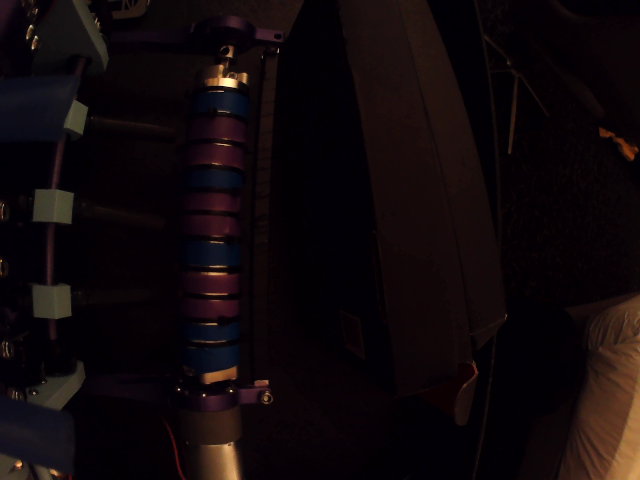
#> input picture testForSam.png, 640 x 480 px, given in place of the camera
$ python visionTest.py
#> lines starting #> are read from the running program, lines starting #| are printed output that depends on the picture; after the words box and inside, x2 and y2 are one past the last pixel; in counts of white or black regions, pixels touching at a corner belong together

import cv2
import numpy as np
import time


#def fixHSVRange(h, s, v):
#    # Normal H,S,V: (0-360,0-100%,0-100%)
#    # OpenCV H,S,V: (0-180,0-255 ,0-255)
#    return (180 * h / 360, 255 * s / 100, 255 * v / 100)


yl = np.array([15,123,153])
yu = np.array([33,255,255])

gl = np.array([35,86,110],np.uint8)
gu = np.array([100,255,255],np.uint8)

rl = np.array([0,130,70],np.uint8)
ru = np.array([3,255,255],np.uint8)

pl = np.array([143,104,124],np.uint8)
pu = np.array([174,255,255],np.uint8)


video = cv2.VideoCapture(0)

prev_frame_time = 0
new_frame_time = 0


while True:
    success, img = video.read()
#> img is the input picture: shape (480, 640, 3); mean B, G, R 10.3, 7.9, 15.8


    if not success:
        break

    # Our operations on the frame come here
    gray = img

    # resizing the frame size according to our need
    gray = cv2.resize(gray, (500, 300))
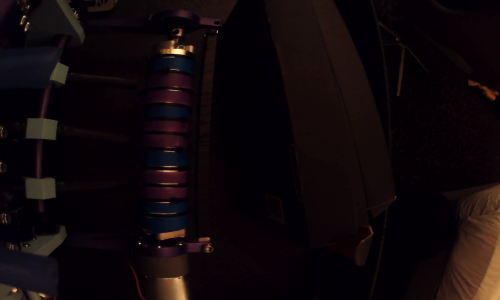
#> gray: shape (300, 500, 3); mean B, G, R 10.3, 7.9, 15.7

    # font which we will be using to display FPS
    font = cv2.FONT_HERSHEY_SIMPLEX
    # time when we finish processing for this frame
    new_frame_time = time.time()

    # Calculating the fps

    # fps will be number of frame processed in given time frame
    # since their will be most of time error of 0.001 second
    # we will be subtracting it to get more accurate result
    fps = 1/(new_frame_time-prev_frame_time)
    prev_frame_time = new_frame_time

    # converting the fps into integer
    fps = int(fps)

    # converting the fps to string so that we can display it on frame
    # by using putText function
    fps = str(fps)

    # putting the FPS count on the frame
    cv2.putText(gray, fps, (7, 70), font, 3, (100, 255, 0), 3, cv2.LINE_AA)
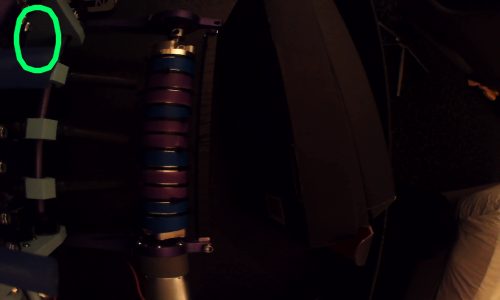
#> gray: shape (300, 500, 3); 0.77% of pixels changed, all inside (x1, y1, x2, y2) = (13, 4, 62, 74)

    # displaying the frame with fps
    cv2.imshow('frame', gray)

    image = cv2.cvtColor(img, cv2.COLOR_BGR2HSV)
#> image: shape (480, 640, 3); mean H, S, V 125.5, 200.2, 17
    ymask = cv2.inRange(image, yl, yu)
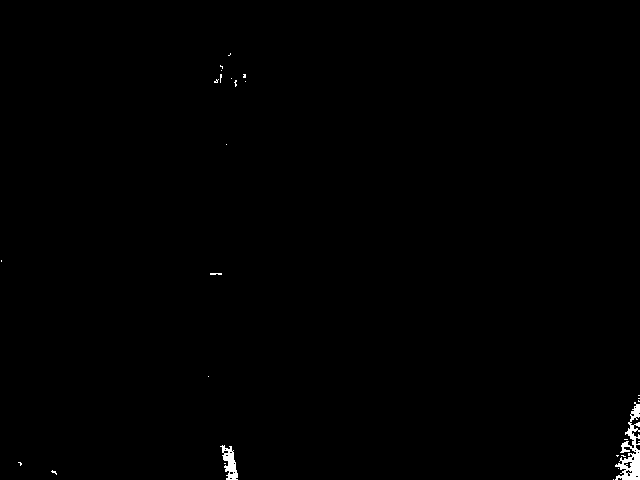
#> ymask: shape (480, 640); 0.41% white; 27 white regions (24 under 20 px), largest, box (x1, y1, x2, y2) and area: (615, 402, 640, 480) 819, (220, 445, 238, 480) 320, (210, 273, 222, 275) 22
    pmask = cv2.inRange(image,pl,pu)
#> pmask: shape (480, 640); every value is 0
    rmask = cv2.inRange(image,rl,ru)
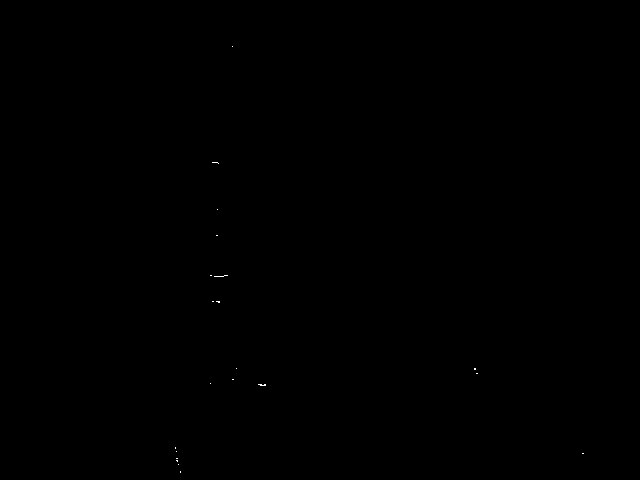
#> rmask: shape (480, 640); 0.02% white in thin lines or dots, all inside (x1, y1, x2, y2) = (175, 46, 584, 473)
    gmask = cv2.inRange(image,gl,gu)

    ycontours, yhier = cv2.findContours(ymask,cv2.RETR_EXTERNAL,cv2.CHAIN_APPROX_NONE)
#> ycontours = 27 contours, 25 with area under 20; largest, box (x1, y1, x2, y2) and area: (615, 402, 640, 480) 682, (220, 445, 238, 480) 285; yhier = 27 rows, first 6: [1, -1, -1, -1], [2, 0, -1, -1], [3, 1, -1, -1], [4, 2, -1, -1], [5, 3, -1, -1], [6, 4, -1, -1]
    pcontours, phier = cv2.findContours(pmask,cv2.RETR_EXTERNAL,cv2.CHAIN_APPROX_NONE)
#> pcontours = []; phier = None

    rcontours, rhier = cv2.findContours(rmask,cv2.RETR_EXTERNAL,cv2.CHAIN_APPROX_NONE)
#> rcontours = 21 contours, all with area under 20; rhier = 21 rows, first 6: [1, -1, -1, -1], [2, 0, -1, -1], [3, 1, -1, -1], [4, 2, -1, -1], [5, 3, -1, -1], [6, 4, -1, -1]
    gcontours, ghier = cv2.findContours(gmask,cv2.RETR_EXTERNAL,cv2.CHAIN_APPROX_NONE)
#> gcontours = []; ghier = None


    # yellow
    if len(ycontours) != 0:
        for contour in ycontours:
            if cv2.contourArea(contour) > 995:
                x,y,w,h = cv2.boundingRect(contour)

                cv2.rectangle(img, (x,y),(x + w, y+ h ),(0,255,255,),3)
#> this loop made 27 passes
#> contour on passes 1, 3, 4, 7, 9, 12, 13, 14, 15, 17, 18, 19: [[613, 479]], [[618, 468]], [[224, 463], [225, 463]], [[616, 455], [617, 456], [618, 455], [617, 455]], [[638, 441], [639, 441]], [[638, 400], [638, 401], [639, 401]], [[638, 398], [639, 398]], [[638, 395], [639, 395]], [[208, 376]], [[1, 260], [1, 261]], [[226, 144]], [[245, 81]]
    #pink
    if len(pcontours) != 0:
        for contour2 in pcontours:
            if cv2.contourArea(contour2) > 995:
                x,y,w,h = cv2.boundingRect(contour2)
                cv2.rectangle(img, (x,y),(x + w, y+ h ),(204,153,255,),3)

    # red
    if len(rcontours) != 0:
        for contour in rcontours:
            if cv2.contourArea(contour) > 995:
                x,y,w,h = cv2.boundingRect(contour)

                cv2.rectangle(img, (x,y),(x + w, y+ h ),(0,0,255,),3)
#> this loop made 21 passes
#> contour on passes 1, 2, 3, 4, 5, 6, 7, 9, 10, 11, 12, 13: [[180, 471], [180, 472]], [[178, 464]], [[176, 460], [177, 461], [177, 460]], [[176, 458], [177, 458]], [[582, 453], [583, 453]], [[176, 451]], [[175, 447], [175, 448]], [[210, 383]], [[232, 379], [233, 379]], [[476, 373], [477, 373]], [[474, 368], [474, 369], [475, 369], [475, 368]], [[236, 368]]
    #green
    if len(gcontours) != 0:
        for contour2 in gcontours:
            if cv2.contourArea(contour2) > 995:
                x,y,w,h = cv2.boundingRect(contour2)
                cv2.rectangle(img, (x,y),(x + w, y+ h ),(0,255,0,),3)


    # [4 lines of commented-out code are left out]
    cv2.imshow("webcam", img)

    cv2.waitKey(1)
